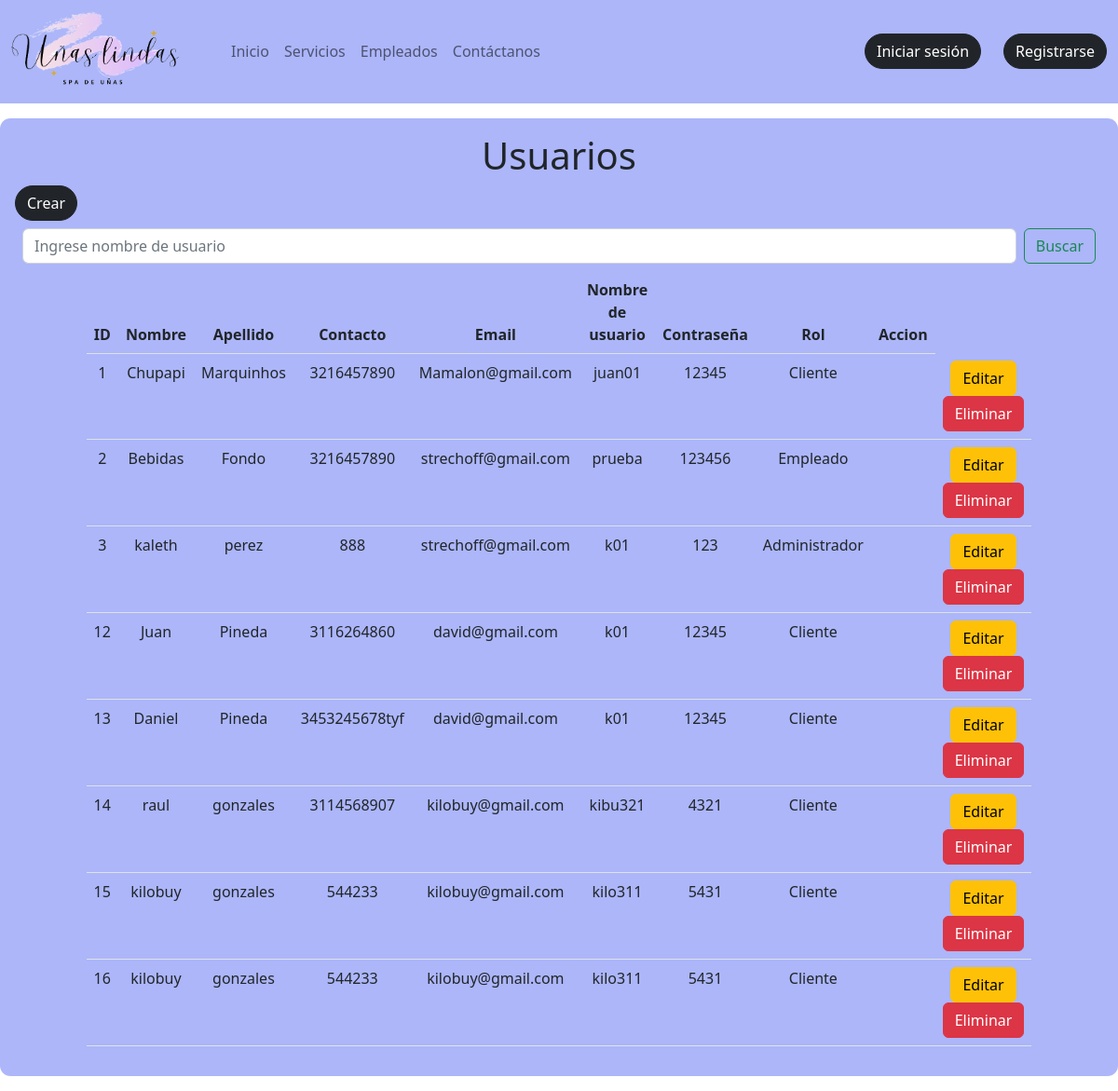
Screenshot of /listar_usuario with the database file from the repository.
### agenda/models.py (models this page shows, shortened)
class Usuario(models.Model):
    ROLES=(
        (1,"Administrador"),
        (2,"Empleado"),
        (3,"Usuario")
    )
    idUsuario=models.BigAutoField(primary_key=True,blank=True)
    nombre=models.CharField(max_length=50)
    apellido=models.CharField(max_length=50)
    contacto=models.CharField(max_length=50)
    email=models.CharField(max_length=50)
    nombreUsuario=models.CharField(max_length=50)
    contrasena=models.CharField(max_length=50)
    rol=models.IntegerField(choices=ROLES,default=3)

### agenda/views.py (the view)
# urls.py: path('listar_usuario', views.usuario, name="listar_usuario"),
def usuario(request):
    result = Usuario.objects.all()
    context = {"data": result}
    return render(request, 'agenda/usuario/listar_usuario.html', context)

### agenda/templates/agenda/usuario/listar_usuario.html (shortened to what this page needs)
{% extends 'agenda/base.html' %}
{% load static %}
{% block contenedor %}
<section class="container mt-3 mb-3 p-3" style="background-color: #ACB6F9; max-width: 1400px; border-radius: 0.3cm;">
    <h1 class="text-center">Usuarios</h1>
    <a class="btn btn-dark rounded-pill mx-auto" href="{% url 'form_usuario' %}">Crear</a>
    <form class="d-flex m-2" role="search" method="post" action="{% url 'buscar_usuario' %}">
        <input class="form-control me-2" type="search" placeholder="Ingrese nombre de usuario" aria-label="Search" name="buscar">
        <button class="btn btn-outline-success" type="submit">Buscar</button>
      </form>
    {% if data %}
    <table class="table w-75 mx-auto text-center">
        <thead>
            <tr>
                <th>ID</th>
                <th>Nombre</th>
                <th>Apellido</th>
                <th>Contacto</th>
                <th>Email</th>
                <th>Nombre de usuario</th>
                <th>Contraseña</th>
                <th>Rol</th>
                <th>Accion</th>
            </tr>
        </thead>
        <tbody>
            {% for i in data %}
            <tr>
                <td>{{i.idUsuario}}</td>
                <td>{{i.nombre}}</td>
                <td>{{i.apellido}}</td>
                <td>{{i.contacto}}</td>
                <td>{{i.email}}</td>
                <td>{{i.nombreUsuario}}</td>
                <td>{{i.contrasena}}</td>
                {% if i.rol == 1 %}
                <td>Administrador</td>
                {% elif i.rol == 2 %}
                <td>Empleado</td>
                {% elif i.rol == 3 %}
                <td>Cliente</td>
                {% endif %}
                <td></td>
                <td>
                    <a class="btn btn-warning" href="{% url 'usuario_editar_formulario' i.idUsuario %}">Editar</a>
                    <a class="btn btn-danger" onclick="return confirm('¿Estás seguro de eliminar?')" href="{% url 'usuario_eliminar' i.idUsuario %}">Eliminar</a>
                </td>
            </tr>
            {% endfor %}
        </tbody>
    </table>
    {% else %}
    <p class="text-center">No hay resultados</p>
    {% endif %}
</section>
{% endblock %}

### agenda/templates/agenda/base.html (shortened to what this page needs)
{% load static %}
<!DOCTYPE html>
<html lang="en">
<head>
    <link rel="stylesheet" href="{% static 'agenda/css/styles.css' %}">
    <link href="https://cdn.jsdelivr.net/npm/bootstrap@5.2.3/dist/css/bootstrap.min.css" rel="stylesheet">
    <link rel="stylesheet" href="https://cdnjs.cloudflare.com/ajax/libs/font-awesome/6.3.0/css/all.min.css">
</head>
<body>
    <nav class="navbar navbar-expand-sm navbar-light" style="background-color: #ACB6F9;">
    <div class="container-fluid">
        <a href="{% url 'inicio' %}"> <img id="logo" class="me-5" style="width: 180px;" src="{% static 'agenda/img/logo.png' %}" alt="logo"></a>
        <div class="collapse navbar-collapse" id="mynavbar">
            <ul class="navbar-nav me-auto">
                <li class="nav-item">
                    <a class="nav-link activate" href="{% url 'inicio' %}">Inicio</a>
                </li>
                <li class="nav-item">
                    <a class="nav-link activate" href="{% url 'servicios' %}">Servicios</a>
                </li>
                <li class="nav-item">
                    <a class="nav-link activate" href="{% url 'empleados' %}">Empleados</a>
                </li>
                <li class="nav-item">
                    <a class="nav-link activate" href="{% url 'contacto' %}">Contáctanos</a>
                </li>
            </ul>
                <ul class="navbar-nav ms-auto mb-2 mb-lg-0">
                    {% if request.session.logueo %}
                    <li class="nav-but">
                        <a href="{% url 'logout' %}" class="btn btn-dark rounded-pill me-4">Cerrar sesión</a>
                    </li>
                    {% else %}
                    <ul class="navbar-nav ms-auto mb-2 mb-lg-0">
                    <li class="nav-but">
                        <a class="btn btn-dark rounded-pill me-4" href="{% url 'login' %}">Iniciar sesión</a>
                    </li>
                    <li class="nav-but">
                        <a class="btn btn-dark rounded-pill" href="{% url 'form_usuario' %}">Registrarse</a>
                    </li>
                </ul>
                    {% endif %}
                </ul>
        </div>
    </div>
</nav>
{% block contenedor %}
{% endblock %}
</body>
</html>

### rows the page displays
Usuario: idUsuario "1", nombre "Chupapi", apellido "Marquinhos", contacto "3216457890", email "Mamalon@gmail.com", nombreUsuario "juan01", contrasena "12345", rol "Cliente"
Usuario: idUsuario "2", nombre "Bebidas", apellido "Fondo", contacto "3216457890", email "strechoff@gmail.com", nombreUsuario "prueba", contrasena "123456", rol "Empleado"
Usuario: idUsuario "3", nombre "kaleth", apellido "perez", contacto "888", email "strechoff@gmail.com", nombreUsuario "k01", contrasena "123", rol "Administrador"
Usuario: idUsuario "12", nombre "Juan", apellido "Pineda", contacto "3116264860", email "david@gmail.com", nombreUsuario "k01", contrasena "12345", rol "Cliente"
Usuario: idUsuario "13", nombre "Daniel", apellido "Pineda", contacto "3453245678tyf", email "david@gmail.com", nombreUsuario "k01", contrasena "12345", rol "Cliente"
Usuario: idUsuario "14", nombre "raul", apellido "gonzales", contacto "3114568907", email "kilobuy@gmail.com", nombreUsuario "kibu321", contrasena "4321", rol "Cliente"
Usuario: idUsuario "15", nombre "kilobuy", apellido "gonzales", contacto "544233", email "kilobuy@gmail.com", nombreUsuario "kilo311", contrasena "5431", rol "Cliente"
Usuario: idUsuario "16", nombre "kilobuy", apellido "gonzales", contacto "544233", email "kilobuy@gmail.com", nombreUsuario "kilo311", contrasena "5431", rol "Cliente"
